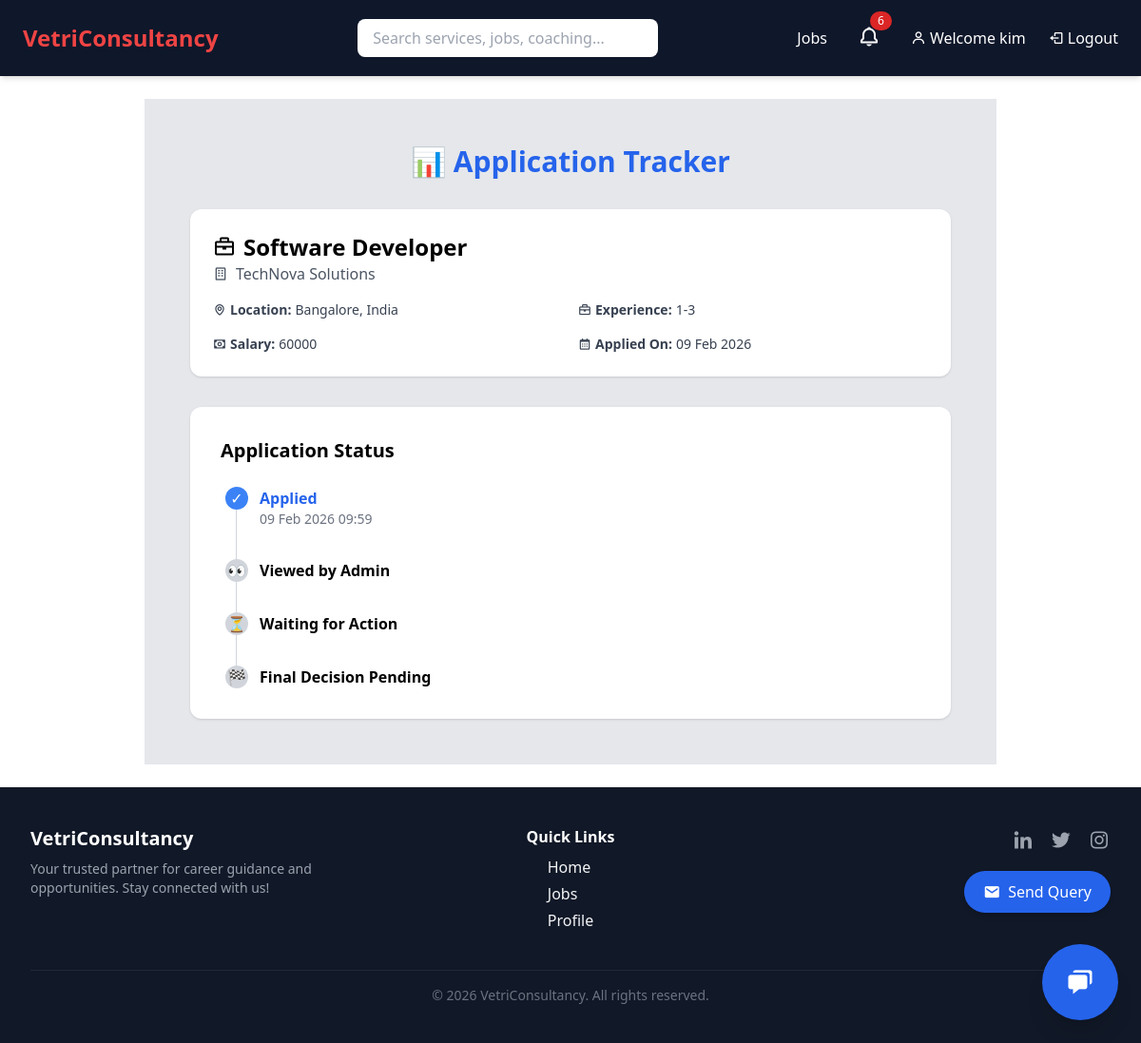
/application/5/ (signed in), run on the app's committed database.
### VCS/models.py (models this page shows, shortened)
class JobApplication(models.Model):
    STATUS_CHOICES = [
        ('APPLIED', 'Applied'),
        ('VIEWED', 'Viewed by Recruiter'),
        ('WAITING', 'Waiting for Recruiter Action'),
        ('REJECTED', 'Rejected'),
        ('HIRED', 'Hired'),
    ]
    user = models.ForeignKey(User, on_delete=models.CASCADE)
    job = models.ForeignKey(Job, on_delete=models.CASCADE)
    applied_at = models.DateTimeField(auto_now_add=True)
    status = models.CharField(max_length=20, choices=STATUS_CHOICES, default='APPLIED')
    updated_at = models.DateTimeField(auto_now=True)
    resume = models.FileField(upload_to='resumes/', blank=True, null=True)
    class Meta:
        unique_together = ('user', 'job')

class Job(models.Model):
    EXPERIENCE_CHOICES = [
        ('FRESHER', 'Fresher'),
        ('1-3', '1–3 Years'),
        ('3-5', '3–5 Years'),
        ('5+', '5+ Years'),
    ]
    company_name = models.CharField(max_length=200, db_index=True)
    job_title = models.CharField(max_length=200, db_index=True)
    location = models.CharField(max_length=100, db_index=True)
    experience = models.CharField(
        max_length=10,
        choices=EXPERIENCE_CHOICES,
        db_index=True
    )
    salary_range = models.IntegerField(help_text="Monthly salary", db_index=True)
    is_remote = models.BooleanField(default=False)
    eligibility = models.TextField()
    job_description = models.TextField()
    posted_at = models.DateTimeField(auto_now_add=True, db_index=True)
    saved_by = models.ManyToManyField(User, blank=True, related_name='saved_jobs')
    applied_by = models.ManyToManyField(User, through='JobApplication', related_name='applied_jobs')
    class Meta:
        indexes = [
            models.Index(fields=['job_title']),
            models.Index(fields=['location']),
            models.Index(fields=['experience']),
            models.Index(fields=['salary_range']),
        ]

### VCS/views.py (the view)
# urls.py: path('application/<int:application_id>/',application_tracker,name='application_tracker'),
@login_required
def application_tracker(request, application_id):
    application = get_object_or_404(
        JobApplication,
        id=application_id,
        user=request.user
    )
    return render(request, 'application_tracker.html', {
        'application': application
    })

### VCS/context_processors.py (called while the page is built)
def notification_count(request):
    if request.user.is_authenticated:
        unread_count = Notification.objects.filter(
            user=request.user,
            is_read=False
        ).count()
        latest_notifications = Notification.objects.filter(
            user=request.user
        ).order_by('-created_at')[:5]
    else:
        unread_count = 0
        latest_notifications = []
    return {
        'notification_count': unread_count,
        'latest_notifications': latest_notifications,
    }

### VCS/templates/application_tracker.html
{% extends 'base.html' %}
{% block content %}
<div class="max-w-4xl bg-gray-200 mx-auto p-12">
    <h1 class="text-3xl font-bold text-center text-blue-600 mb-8">
        📊 Application Tracker
    </h1>
    <div class="bg-white rounded-xl shadow p-6 mb-8">
    <h2 class="text-2xl font-semibold flex items-center gap-2">
        <i class='bx bx-briefcase'></i> {{ application.job.job_title }}
    </h2>
    <p class="text-gray-600 flex items-center gap-2">
        <i class='bx bx-building'></i> {{ application.job.company_name }}
    </p>
    <div class="grid grid-cols-2 gap-4 mt-4 text-sm text-gray-700">
            <p class="flex items-center gap-1">
                <i class='bx bx-map'></i> <strong>Location:</strong> {{ application.job.location }}
            </p>
            <p class="flex items-center gap-1">
                <i class='bx bx-briefcase'></i> <strong>Experience:</strong> {{ application.job.experience }}
            </p>
            <p class="flex items-center gap-1">
                <i class='bx bx-money'></i> <strong>Salary:</strong> {{ application.job.salary_range }}
            </p>
            <p class="flex items-center gap-1">
                <i class='bx bx-calendar'></i> <strong>Applied On:</strong> {{ application.applied_at|date:"d M Y" }}
            </p>
        </div>
    </div>
    <div class="bg-white rounded-xl shadow p-8">
        <h3 class="text-xl font-semibold mb-6">Application Status</h3>
        <ol class="relative border-l border-gray-300 ml-4">
            <li class="mb-8 ml-6">
                <span class="absolute -left-3 flex items-center justify-center w-6 h-6 bg-blue-500 rounded-full text-white">✓</span>
                <h4 class="font-semibold text-blue-600">Applied</h4>
                <p class="text-sm text-gray-500">
                    {{ application.applied_at|date:"d M Y H:i" }}
                </p>
            </li>
            <li class="mb-8 ml-6">
                <span class="absolute -left-3 flex items-center justify-center w-6 h-6
                    {% if application.status in 'VIEWED WAITING HIRED REJECTED' %}
                        bg-blue-500
                    {% else %}
                        bg-gray-300
                    {% endif %}
                    rounded-full text-white">👀</span>
                <h4 class="font-semibold">Viewed by Admin</h4>
            </li>
            <li class="mb-8 ml-6">
                <span class="absolute -left-3 flex items-center justify-center w-6 h-6
                    {% if application.status in 'WAITING HIRED' %}
                        bg-blue-500
                    {% else %}
                        bg-gray-300
                    {% endif %}
                    rounded-full text-white">⏳</span>
                <h4 class="font-semibold">Waiting for Action</h4>
            </li>
            <li class="ml-6">
                <span class="absolute -left-3 flex items-center justify-center w-6 h-6
                    {% if application.status == 'HIRED' %}
                        bg-green-500
                    {% elif application.status == 'REJECTED' %}
                        bg-red-500
                    {% else %}
                        bg-gray-300
                    {% endif %}
                    rounded-full text-white">🏁</span>
                <h4 class="font-semibold">
                    {% if application.status == 'HIRED' %}
                        Hired 🎉
                    {% elif application.status == 'REJECTED' %}
                        Rejected ❌
                    {% else %}
                        Final Decision Pending
                    {% endif %}
                </h4>
            </li>
        </ol>
    </div>
</div>
{% endblock %}

### VCS/templates/base.html (shortened to what this page needs)
<!DOCTYPE html>
<html lang="en" x-data="{ open: false, openQuery:false }">
<head>
    <script src="https://cdn.tailwindcss.com"></script>
    <link href="https://unpkg.com/boxicons@2.1.4/css/boxicons.min.css" rel="stylesheet">
    <link href="https://cdn.jsdelivr.net/npm/fullcalendar@6.1.11/index.global.min.css" rel="stylesheet">
</head>
<body class="flex flex-col min-h-screen">
    <header class="bg-slate-900 text-white px-6 py-4 flex flex-col md:flex-row md:items-center md:justify-between shadow-md">
    <div class="flex justify-between items-center w-full md:w-auto">
        <a href="/" class="text-2xl font-bold text-red-500 hover:text-red-600 transition-colors duration-200">
            VetriConsultancy
        </a>
    </div>
    <div :class="{'block': open, 'hidden': !open}" class="w-full mt-4 md:mt-0 md:flex md:items-center md:justify-between">
        <form action="/search/" method="get" class="w-full md:w-1/3 mx-auto mb-3 md:mb-0">
            <input type="text" name="q"
                   placeholder="Search services, jobs, coaching..."
                   class="w-full px-4 py-2 rounded-lg text-black focus:outline-none focus:ring-2 focus:ring-blue-500 transition shadow-sm">
        </form>
        <nav class="flex flex-col md:flex-row md:items-center space-y-2 md:space-y-0 md:space-x-6 text-sm md:text-base">
            <a href="/jobs/" class="hover:text-blue-400 transition duration-200">Jobs</a>
            {% if user.is_authenticated %}
            <div class="relative" id="notification-container">
                <button onclick="toggleNotifications()" class="relative text-2xl p-2 rounded hover:bg-slate-800 transition focus:outline-none">
                    <i class='bx bx-bell'></i>
                    {% if notification_count > 0 %}
                    <span class="absolute -top-1 -right-1 bg-red-600 text-white text-xs px-2 py-0.5 rounded-full">
                        {{ notification_count }}
                    </span>
                    {% endif %}
                </button>
            </div>
            {% if user.is_superuser or user.is_staff %}
            <a href="{% url 'admin_dashboard' %}" class="flex items-center gap-1 hover:text-yellow-400 transition duration-200">
                <i class='bx bx-tachometer'></i> Dashboard
            </a>
            {% else %}
            <a href="{% url 'profile' %}" class="flex items-center gap-1 hover:text-blue-400 transition duration-200">
                <i class='bx bx-user'></i> Welcome {{ user.username }}
            </a>
            {% endif %}
            <form method="post" action="{% url 'logout' %}" class="inline">
                <button type="submit" class="flex items-center gap-1 hover:text-red-400 transition duration-200">
                    <i class='bx bx-log-out'></i> Logout
                </button>
            </form>
            {% endif %}
        </nav>
    </div>
</header>
<main class="flex-grow px-4 md:px-6 py-6">
    {% block content %}{% endblock %}
</main>
<footer class="bg-gray-900 text-gray-100 py-10">
    <div class="max-w-7xl mx-auto px-4 sm:px-6 lg:px-8">
        <div class="grid grid-cols-1 sm:grid-cols-3 gap-8">
            <div class="flex flex-col items-center sm:items-start text-center sm:text-left">
                <h2 class="text-xl font-bold text-white mb-2">VetriConsultancy</h2>
                <p class="text-gray-400 text-sm">
                    Your trusted partner for career guidance and opportunities.
                    Stay connected with us!
                </p>
            </div>
            <div class="flex flex-col items-center">
                <h3 class="text-white font-semibold mb-2">Quick Links</h3>
                <ul class="space-y-1">
                    {% if user.is_superuser %}
                    <li><a href="/" class="hover:text-blue-500 transition-colors duration-200">Home</a></li>
                    <li><a href="/jobs" class="hover:text-blue-500 transition-colors duration-200">Jobs</a></li>
                    {% else %}
                    <li><a href="/" class="hover:text-blue-500 transition-colors duration-200">Home</a></li>
                    <li><a href="/jobs" class="hover:text-blue-500 transition-colors duration-200">Jobs</a></li>
                    <li><a href="/profile" class="hover:text-blue-500 transition-colors duration-200">Profile</a></li>
                    {% endif %}
                </ul>
            </div>
            <div class="flex flex-col items-center sm:items-end text-center sm:text-right space-y-4">
                <div class="flex space-x-4 justify-center sm:justify-end">
                    <a href="#" class="text-gray-400 hover:text-blue-600 transition-colors duration-200">
                        <i class='bx bxl-linkedin text-2xl'></i>
                    </a>
                    <a href="#" class="text-gray-400 hover:text-sky-400 transition-colors duration-200">
                        <i class='bx bxl-twitter text-2xl'></i>
                    </a>
                    <a href="#" class="text-gray-400 hover:text-pink-500 transition-colors duration-200">
                        <i class='bx bxl-instagram text-2xl'></i>
                    </a>
                </div>
                {% if user.is_authenticated and not user.is_superuser and not user.is_staff %}
                <button @click="openQuery=true"
                        class="bg-blue-600 hover:bg-blue-700 text-white px-5 py-2 rounded-full flex items-center gap-2 shadow-md hover:shadow-xl transition-all duration-300 transform hover:-translate-y-1 hover:scale-105">
                    <i class='bx bxs-envelope text-lg'></i>
                    <span class="font-medium">Send Query</span>
                </button>
                {% endif %}
            </div>
        </div>
        <div class="mt-10 border-t border-gray-800 pt-4 text-center text-gray-500 text-sm">
            © 2026 VetriConsultancy. All rights reserved.
        </div>
    </div>
</footer>
{% if user.is_authenticated and not user.is_superuser and not user.is_staff %}
<div x-data="{ openChat: false }" class="fixed bottom-6 right-6 z-50">
    <button @click="openChat = true"
        class="fixed bottom-6 right-6 w-16 h-16 sm:w-20 sm:h-20 bg-blue-600 hover:bg-blue-700 text-white rounded-full shadow-xl flex items-center justify-center transition-all duration-300 transform hover:scale-110 hover:rotate-12 animate-bounce">
    <i class='bx bxs-chat text-2xl sm:text-3xl'></i>
    </button>
</div>
{% endif %}
</body>
</html>

### data on the page
JobApplication: job.job_title "Software Developer", job.company_name "TechNova Solutions", job.location "Bangalore, India", job.experience "1-3", job.salary_range "60000", applied_at "09 Feb 2026", applied_at "09 Feb 2026 09:59"

### other printed values
{{ notification_count }} "6"
{{ user.username }} "kim"
